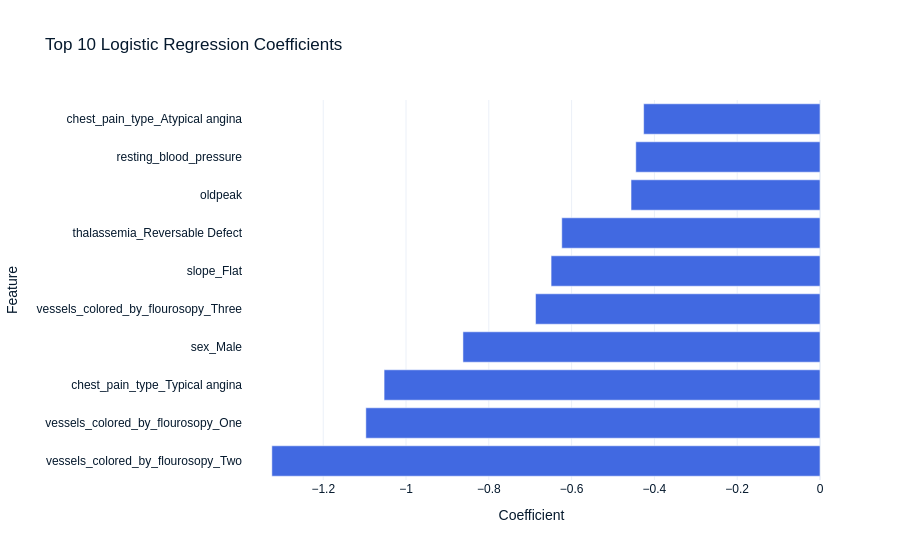

The notebook cell saved with this chart:
### Markdown cell above
## Model Interpretability

We will analyze the interpretability of both the Logistic Regression and Random Forest models:
- For Logistic Regression, we will extract and plot the top 10 coefficients by absolute value.
- For Random Forest, we will extract and plot the top 10 feature importances.

Finally, we will provide a short interpretation of what the top predictors mean for heart disease risk.

### Code cell
import numpy as np
import pandas as pd
import plotly.graph_objects as go

# Get feature names after one-hot encoding
dummy_features = pd.get_dummies(df.drop(columns=['target']), drop_first=True).columns

# Logistic Regression coefficients
coefs = logreg_pipe.named_steps['clf'].coef_[0]
coef_df = pd.DataFrame({'feature': dummy_features, 'coefficient': coefs})
coef_df['abs_coef'] = coef_df['coefficient'].abs()
top10_coef = coef_df.sort_values('abs_coef', ascending=False).head(10)

# Plot
fig = go.Figure(go.Bar(
    x=top10_coef['coefficient'],
    y=top10_coef['feature'],
    orientation='h',
    marker_color=np.where(top10_coef['coefficient'] > 0, 'crimson', 'royalblue')
))
fig.update_layout(title='Top 10 Logistic Regression Coefficients', xaxis_title='Coefficient', yaxis_title='Feature')
fig.show()

top10_coef[['feature', 'coefficient']]

### Figure 1 — Plotly figure (JSON) as saved in the notebook; plotly's stock layout.template omitted (floating-point values rounded to 4 significant figures)
{"data": [{"marker": {"color": ["royalblue", "royalblue", "royalblue", "royalblue", "royalblue", "royalblue", "royalblue", "royalblue", "royalblue", "royalblue"]}, "orientation": "h", "x": [-1.324, -1.097, -1.053, -0.8625, -0.6871, -0.6496, -0.6237, -0.4564, -0.445, -0.426], "y": ["vessels_colored_by_flourosopy_Two", "vessels_colored_by_flourosopy_One", "chest_pain_type_Typical angina", "sex_Male", "vessels_colored_by_flourosopy_Three", "slope_Flat", "thalassemia_Reversable Defect", "oldpeak", "resting_blood_pressure", "chest_pain_type_Atypical angina"], "type": "bar"}], "layout": {"title": {"text": "Top 10 Logistic Regression Coefficients"}, "xaxis": {"title": {"text": "Coefficient"}}, "yaxis": {"title": {"text": "Feature"}}}}
